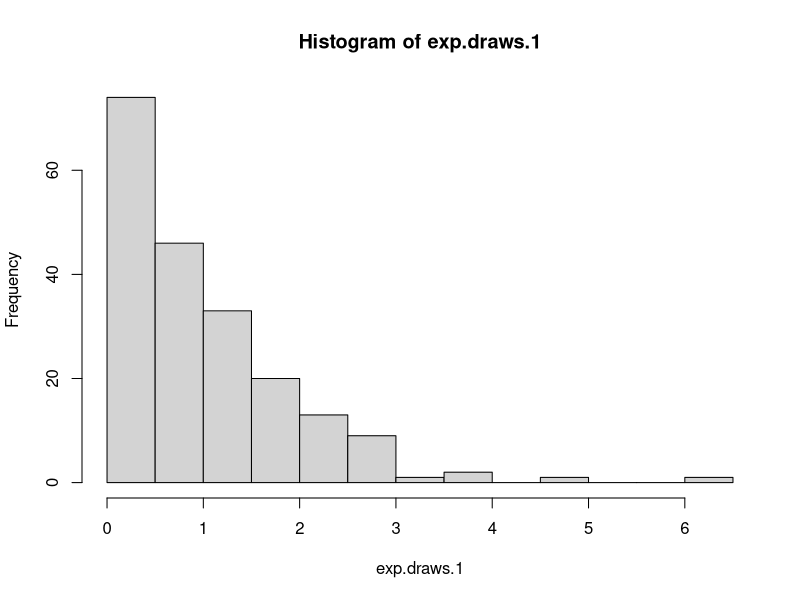
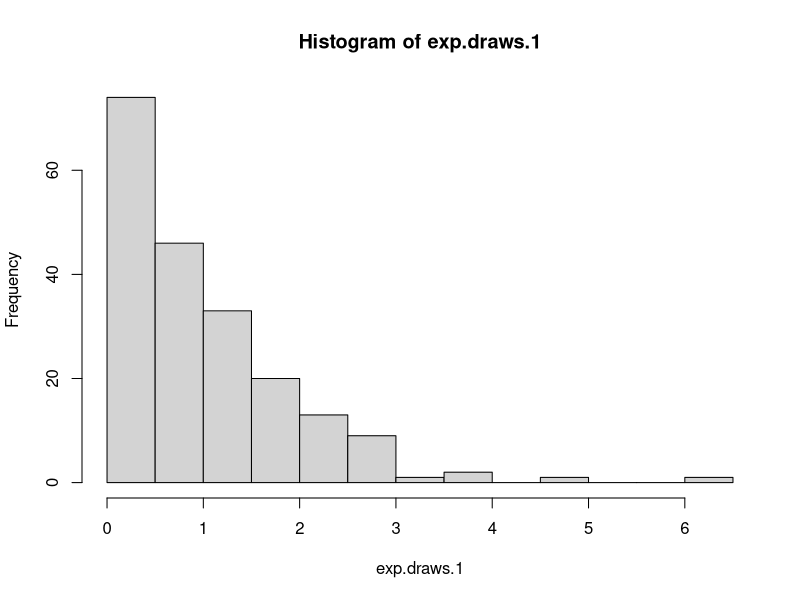
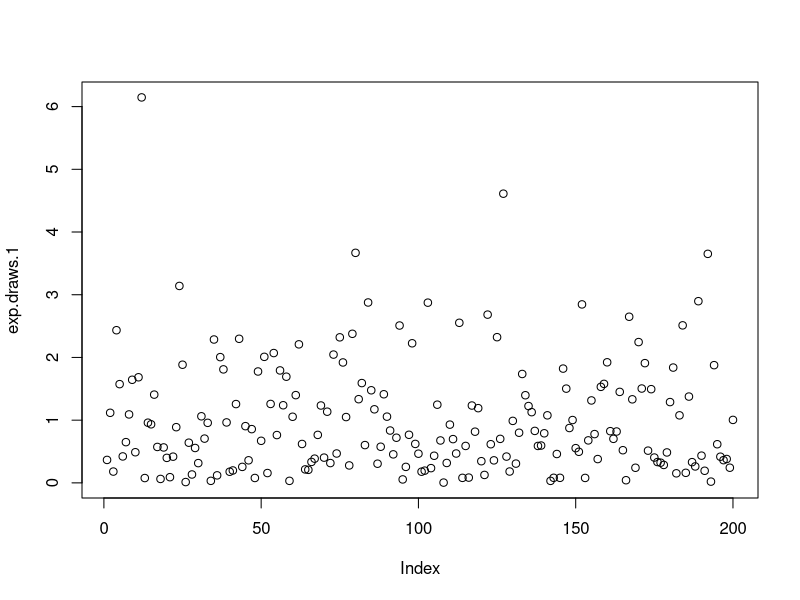
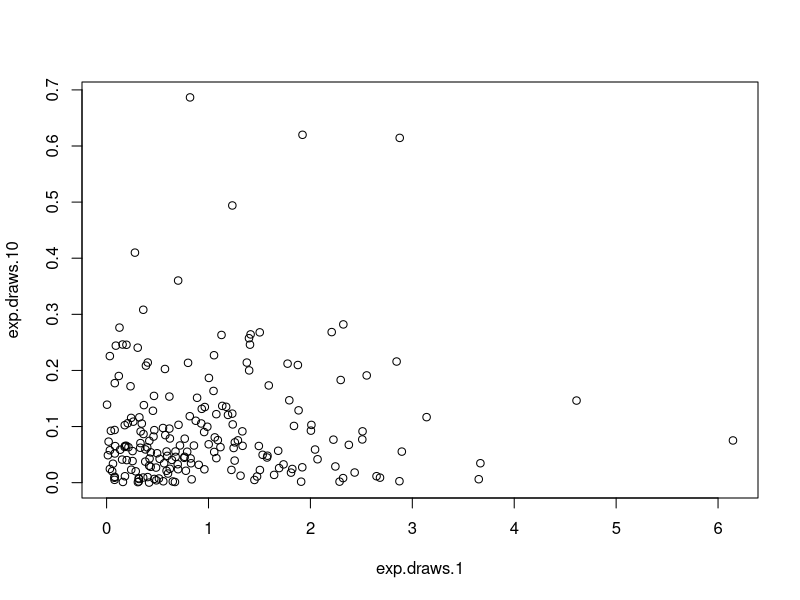
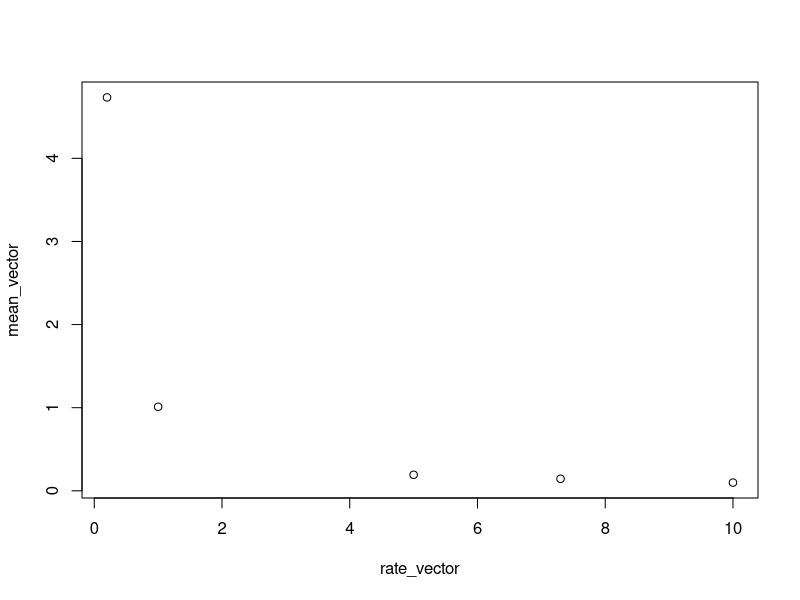
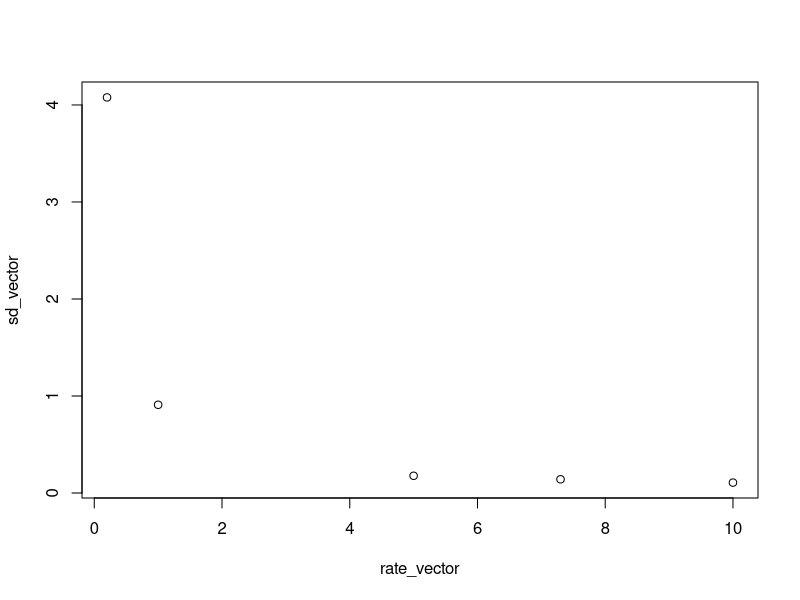
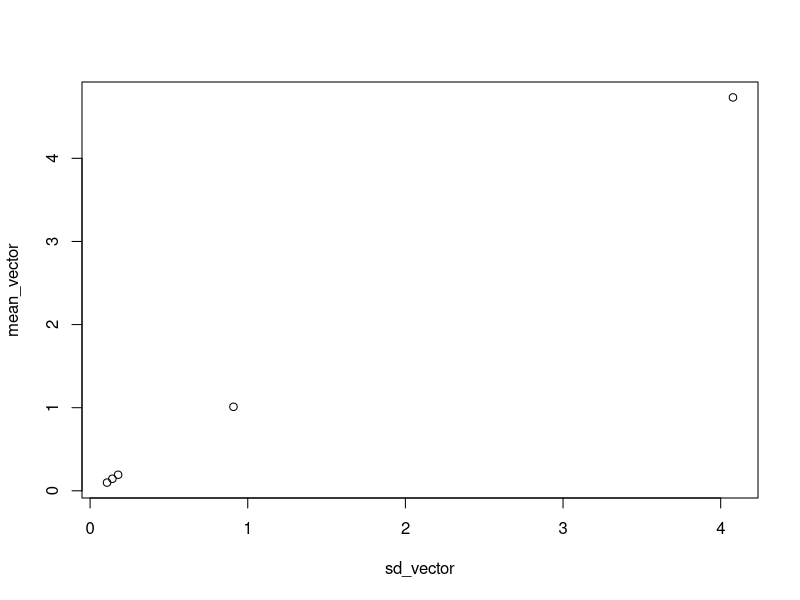
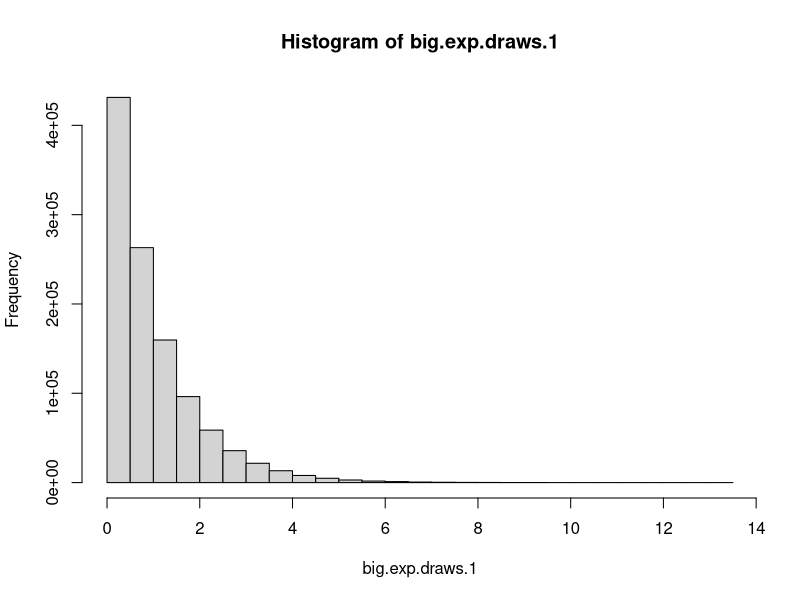

The R script that drew these images, in order:
## ---- chunk 1
knitr::opts_chunk$set(echo = TRUE)
## ---- chunk 2
#Generate 200 random values from the standard exponential dist.
#standard exponential distribution has lambda = 1. 
exp.draws.1 = rexp(200)
mean_1 = mean(exp.draws.1)
sd_1 = sd(exp.draws.1)
## ---- chunk 3
#Repeat for rates lambda = 0.2
exp.draws.0.2 = rexp(200, rate = 0.2)
mean_0.2 = mean(exp.draws.0.2)
sd_0.2 = sd(exp.draws.0.2)

#lambda = 5
exp.draws.5 = rexp(200, rate = 5)
mean_5 = mean(exp.draws.5)
sd_5 = sd(exp.draws.5)

#lambda = 7.3 
exp.draws.7.3 = rexp(200, rate = 7.3)
mean_7.3 = mean(exp.draws.7.3)
sd_7.3 = sd(exp.draws.7.3)

#lambda = 10
exp.draws.10 = rexp(200, rate = 10)
mean_10 = mean(exp.draws.10)
sd_10 = sd(exp.draws.10)
## ---- chunk 4
#Part A:
big.exp.draws.1 = rexp(1100000)
big_mean = mean(big.exp.draws.1)
big_sd = sd(big.exp.draws.1)
## ---- chunk 5
#Part C:
greater_than_1_mean = mean(big.exp.draws.1[which(big.exp.draws.1 > 1)])
## ---- chunk 6
#Part D:
big.exp.draws.1.mat = matrix(data = big.exp.draws.1, nrow = 1100, ncol = 1000)
## ---- chunk 7
#Part E: 
col_371_mean = mean(big.exp.draws.1.mat[, 371])
## ---- chunk 8
#Generate 200 random values from the standard exponential dist.
#standard exponential distribution has lambda = 1. 
exp.draws.1 = rexp(200)
mean_1 = mean(exp.draws.1)
sd_1 = sd(exp.draws.1)
median_1 = median(exp.draws.1)

#Repeat for rates lambda = 0.2
exp.draws.0.2 = rexp(200, rate = 0.2)
mean_0.2 = mean(exp.draws.0.2)
sd_0.2 = sd(exp.draws.0.2)

#lambda = 5
exp.draws.5 = rexp(200, rate = 5)
mean_5 = mean(exp.draws.5)
sd_5 = sd(exp.draws.5)

#lambda = 7.3
exp.draws.7.3 = rexp(200, rate = 7.3)
mean_7.3 = mean(exp.draws.7.3)
sd_7.3 = sd(exp.draws.7.3)

#lambda = 10
exp.draws.10 = rexp(200, rate = 10)
mean_10 = mean(exp.draws.10)
sd_10 = sd(exp.draws.10)

#Histogram of standard exponential distribution
hist(exp.draws.1)
hist_1 = hist(exp.draws.1)
stopping_point = round(median_1/hist_1[["breaks"]][2])
count = sum(hist_1[["counts"]][1:stopping_point])
## ---- chunk 9
summary(exp.draws.1)
## ---- chunk 10
#Plot values generated by the standard exponential dist. in the order they were generated
plot(exp.draws.1)
## ---- chunk 11
#Scatter plot between the standard distribution and the exponential distribution with lambda = 10
plot(exp.draws.1, exp.draws.10)
## ---- chunk 12
#Scatterplots from mean vector of previous distribution
mean_vector = c(mean_1, mean_0.2, mean_5, mean_7.3, mean_10)
sd_vector = c(sd_1, sd_0.2, sd_5, sd_7.3, sd_10)
rate_vector = c(1, 0.2, 5, 7.3, 10)
plot(rate_vector, mean_vector) #part a
## ---- chunk 13
plot(rate_vector, sd_vector) #part b
## ---- chunk 14
plot(sd_vector, mean_vector) #part c
## ---- chunk 15
#Part A:
big.exp.draws.1 = rexp(1100000)
big_mean = mean(big.exp.draws.1)
big_sd = sd(big.exp.draws.1)
## ---- chunk 16
#Part B:
hist_1_big = hist(big.exp.draws.1)
x = seq(0, 15, by = 0.1)
stop_point_2 = 2/hist_1_big[["breaks"]][[2]]
count_2 = sum(hist_1_big[["counts"]][1:stop_point_2])

## ---- chunk 17
pexp(0:10, rate = 1)
## ---- chunk 18
#Part C:
greater_than_1_mean = mean(big.exp.draws.1[which(big.exp.draws.1 > 1)])
## ---- chunk 19
#Part D:
big.exp.draws.1.mat = matrix(data = big.exp.draws.1, nrow = 1100, ncol = 1000)
big_hist = hist(big.exp.draws.1.mat)
## ---- chunk 20
#Part E: 
col_371_mean = mean(big.exp.draws.1.mat[, 371])
## ---- chunk 21
#Part F:
col_means = colMeans(big.exp.draws.1.mat)
hist(col_means)

